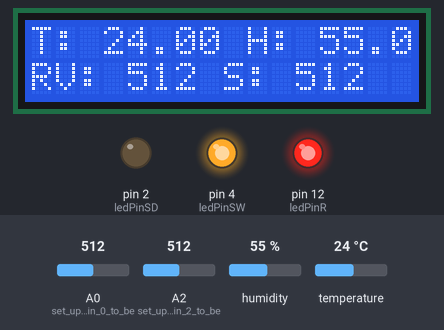
Recording of a sketch running on a simulated Arduino Uno, built with avr-gcc and run on an emulated ATmega328P. Parts: 16×2 character LCD, output pins drawn as LEDs (lit = HIGH). Wiring (inferred from the names in the program): DHT11 sensor: data pin 7. The inputs (shaded band) are chosen by the test bench; at power-on: A0 (set_up_analog_pin_0_to_be) = 512, A2 (set_up_analog_pin_2_to_be) = 512, humidity 55 %, temperature 24 °C. What the sketch prints to the serial monitor is not drawn.

Above: at 1.2 s.
1.3 s: A0 (set_up_analog_pin_0_to_be) set to 691
At 3.0 s:
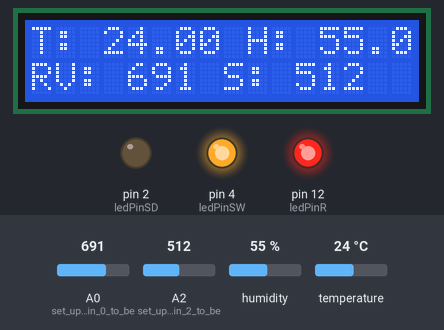
3.4 s: A0 (set_up_analog_pin_0_to_be) set to 709
At 4.8 s:
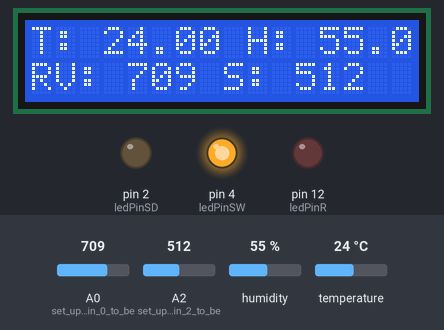
5.1 s: A2 (set_up_analog_pin_2_to_be) set to 783
At 6.1 s:
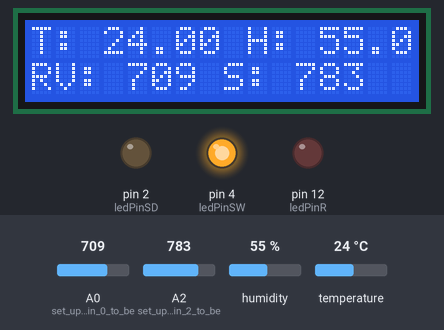
6.9 s: A2 (set_up_analog_pin_2_to_be) set to 808
At 8.3 s:
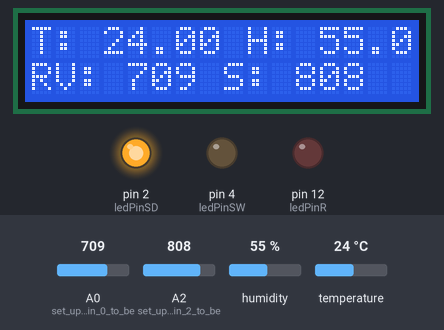
8.8 s: A2 (set_up_analog_pin_2_to_be) set to 490
At 10.5 s:
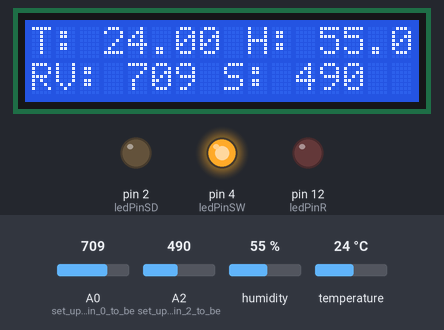
12.0 s: humidity set to 22 %
At 12.7 s:
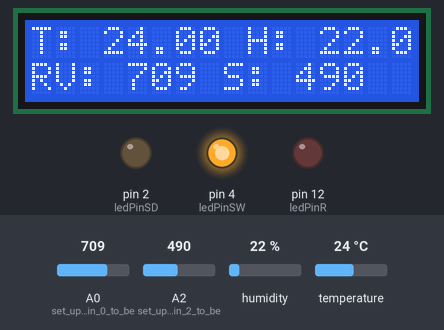
Timing chart, 0 to 14.5 s (numbered marks = the images above; inputs shaded):
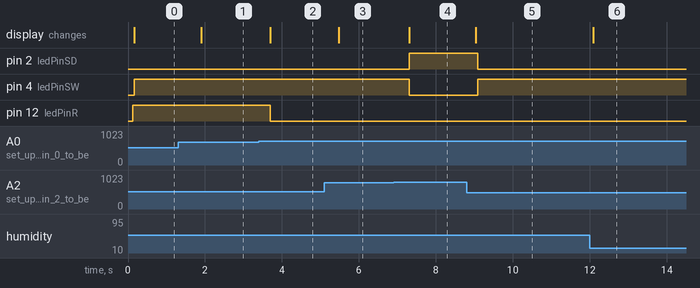

The sketch:

dht11.ino
```cpp
/*
This is code for LCD1602 Display with I2C module
 * watch the video for this code https://youtu.be/q9YC_GVHy5A

 * Permission granted to share this code given that this
 * note is kept with the code.
 * Disclaimer: this code is "AS IS" and for educational purpose only.
 * This library is based on work done by DFROBOT (www.dfrobot.com).
 */
/*
 *  This code has been modefied from the Arduino library
 *  Updated by Ahmad Nejrabi on Jan 20, 2018 at 11:09
 *  in Ajax, Ontario, Canada
 *  for Robojax.com
 *
 *  This is code for LCD1602 Display with I2C module
 *  which can display text on the screen.
*/

#include <dht.h>  // dht 11 library
#include <Wire.h>
#include <LiquidCrystal_I2C.h>  // lcd library

dht DHT;

#define ledPinR 12 // led pin number 12 for rain led output
#define ledPinSW 4 // led pin number 4 for soil sensor good output
#define ledPinSD 2 // for soil sensor dry output
#define DHT11_PIN 7

// Set the LCD address to 0x27 for a 16 chars and 2 line display
LiquidCrystal_I2C lcd(0x27, 16, 2);

int data = 0;

void setup() {
    pinMode(A0, INPUT); // set up analog pin 0 to be input for Rain sensor
    pinMode(A2, INPUT); // set up analog pin 2 to be input for Soil-moisture sensor

    pinMode(ledPinR, OUTPUT);
    digitalWrite(ledPinR, LOW);

    pinMode(ledPinSW, OUTPUT);
    digitalWrite(ledPinSW, LOW);

    pinMode(ledPinSD, OUTPUT);
    digitalWrite(ledPinSD, LOW);

    Serial.begin(9600);

    // Robojax code for LCD with I2C
    // initialize the LCD,
    lcd.begin();

    // Turn on the blacklightmessage.
    lcd.backlight();
    // Robojax code for LCD with I2C
}

void loop() {
    // all the technical data will be displayed on the lcd monitor. Detailed data will be displayed on bluetooth device
    // dht part (displaying them on the lcd. Later to be displayed on the bluetooth device as well)
    int chk = DHT.read11(DHT11_PIN);
    lcd.clear();
    lcd.print("T: ");
    lcd.print(DHT.temperature);
    lcd.print(" H: ");
    lcd.print(DHT.humidity);

    //rain sensor part
    // read the input on analog pin A0;
    int rainSensorValue = analogRead(A0);
    //print out the value I read;
    lcd.setCursor(0,1);
    lcd.print("RV: ");
    lcd.print(rainSensorValue);

    // soil moisture sensor part
    int soilSensorValue = analogRead(A2); // take a sample
    lcd.print(" S: ");
    lcd.print(soilSensorValue);

    // sending the data to bluetooth
    Serial.print("Temperature: ");
    Serial.println(DHT.temperature);
    Serial.print("Humidity: ");
    Serial.println(DHT.humidity);

    if(rainSensorValue<700) {
        Serial.println("It has rained! :)");
        digitalWrite(ledPinR, HIGH);
    }
    else {
        Serial.println("It's not raining :(");
        digitalWrite(ledPinR, LOW);
    }

    if(soilSensorValue >= 800) {
      Serial.println("Soil is DRY. Please water the plants.");
      digitalWrite(ledPinSD, HIGH);
      digitalWrite(ledPinSW, LOW);
    }
    else if(soilSensorValue >= 500) {
      Serial.println("Soil is WET. No need to water the plants now.");
      digitalWrite(ledPinSW, HIGH);
      digitalWrite(ledPinSD, LOW);
    }
    else {
      Serial.println("Soil is in HIGH MOISTURE. No need to water the plants now.");
      digitalWrite(ledPinSW, HIGH);
      digitalWrite(ledPinSD, LOW);
    }
    delay(500);
    Serial.println("--------------$$$$$$$$$$$$---------------");
}
```

dht.cpp
```cpp
//
//    FILE: dht.cpp
//  AUTHOR: Rob Tillaart
// VERSION: 0.1.14
// PURPOSE: DHT Temperature & Humidity Sensor library for Arduino
//     URL: http://arduino.cc/playground/Main/DHTLib
//
// HISTORY:
// 0.1.14 replace digital read with faster (~3x) code => more robust low MHz machines.
// 0.1.13 fix negative temperature
// 0.1.12 support DHT33 and DHT44 initial version
// 0.1.11 renamed DHTLIB_TIMEOUT
// 0.1.10 optimized faster WAKEUP + TIMEOUT
// 0.1.09 optimize size: timeout check + use of mask
// 0.1.08 added formula for timeout based upon clockspeed
// 0.1.07 added support for DHT21
// 0.1.06 minimize footprint (2012-12-27)
// 0.1.05 fixed negative temperature bug (thanks to Roseman)
// 0.1.04 improved readability of code using DHTLIB_OK in code
// 0.1.03 added error values for temp and humidity when read failed
// 0.1.02 added error codes
// 0.1.01 added support for Arduino 1.0, fixed typos (31/12/2011)
// 0.1.00 by Rob Tillaart (01/04/2011)
//
// inspired by DHT11 library
//
// Released to the public domain
//

#include "dht.h"

/////////////////////////////////////////////////////
//
// PUBLIC
//

// return values:
// DHTLIB_OK
// DHTLIB_ERROR_CHECKSUM
// DHTLIB_ERROR_TIMEOUT
int dht::read11(uint8_t pin)
{
    // READ VALUES
    int rv = _readSensor(pin, DHTLIB_DHT11_WAKEUP);
    if (rv != DHTLIB_OK)
    {
        humidity    = DHTLIB_INVALID_VALUE; // invalid value, or is NaN prefered?
        temperature = DHTLIB_INVALID_VALUE; // invalid value
        return rv;
    }

    // CONVERT AND STORE
    humidity    = bits[0];  // bits[1] == 0;
    temperature = bits[2];  // bits[3] == 0;

    // TEST CHECKSUM
    // bits[1] && bits[3] both 0
    uint8_t sum = bits[0] + bits[2];
    if (bits[4] != sum) return DHTLIB_ERROR_CHECKSUM;

    return DHTLIB_OK;
}


// return values:
// DHTLIB_OK
// DHTLIB_ERROR_CHECKSUM
// DHTLIB_ERROR_TIMEOUT
int dht::read(uint8_t pin)
{
    // READ VALUES
    int rv = _readSensor(pin, DHTLIB_DHT_WAKEUP);
    if (rv != DHTLIB_OK)
    {
        humidity    = DHTLIB_INVALID_VALUE;  // invalid value, or is NaN prefered?
        temperature = DHTLIB_INVALID_VALUE;  // invalid value
        return rv; // propagate error value
    }

    // CONVERT AND STORE
    humidity = word(bits[0], bits[1]) * 0.1;
    temperature = word(bits[2] & 0x7F, bits[3]) * 0.1;
    if (bits[2] & 0x80)  // negative temperature
    {
        temperature = -temperature;
    }

    // TEST CHECKSUM
    uint8_t sum = bits[0] + bits[1] + bits[2] + bits[3];
    if (bits[4] != sum)
    {
        return DHTLIB_ERROR_CHECKSUM;
    }
    return DHTLIB_OK;
}

/////////////////////////////////////////////////////
//
// PRIVATE
//

// return values:
// DHTLIB_OK
// DHTLIB_ERROR_TIMEOUT
int dht::_readSensor(uint8_t pin, uint8_t wakeupDelay)
{
    // INIT BUFFERVAR TO RECEIVE DATA
    uint8_t mask = 128;
    uint8_t idx = 0;

    // replace digitalRead() with Direct Port Reads.
    // reduces footprint ~100 bytes => portability issue?
    // direct port read is about 3x faster
	uint8_t bit = digitalPinToBitMask(pin);
	uint8_t port = digitalPinToPort(pin);
    volatile uint8_t *PIR = portInputRegister(port);

    // EMPTY BUFFER
    for (uint8_t i = 0; i < 5; i++) bits[i] = 0;

    // REQUEST SAMPLE
    pinMode(pin, OUTPUT);
    digitalWrite(pin, LOW); // T-be
    delay(wakeupDelay);
    digitalWrite(pin, HIGH);   // T-go
    delayMicroseconds(40);
    pinMode(pin, INPUT);

    // GET ACKNOWLEDGE or TIMEOUT
    uint16_t loopCntLOW = DHTLIB_TIMEOUT;
    while ((*PIR & bit) == LOW )  // T-rel
    {
        if (--loopCntLOW == 0) return DHTLIB_ERROR_TIMEOUT;
    }

    uint16_t loopCntHIGH = DHTLIB_TIMEOUT;
    while ((*PIR & bit) != LOW )  // T-reh
    {
        if (--loopCntHIGH == 0) return DHTLIB_ERROR_TIMEOUT;
    }

    // READ THE OUTPUT - 40 BITS => 5 BYTES
    for (uint8_t i = 40; i != 0; i--)
    {
        loopCntLOW = DHTLIB_TIMEOUT;
        while ((*PIR & bit) == LOW )
        {
            if (--loopCntLOW == 0) return DHTLIB_ERROR_TIMEOUT;
        }

        uint32_t t = micros();

        loopCntHIGH = DHTLIB_TIMEOUT;
        while ((*PIR & bit) != LOW )
        {
            if (--loopCntHIGH == 0) return DHTLIB_ERROR_TIMEOUT;
        }

        if ((micros() - t) > 40)
        {
            bits[idx] |= mask;
        }
        mask >>= 1;
        if (mask == 0)   // next byte?
        {
            mask = 128;
            idx++;
        }
    }
    pinMode(pin, OUTPUT);
    digitalWrite(pin, HIGH);

    return DHTLIB_OK;
}
//
// END OF FILE
//
```

dht.h
```cpp
//
//    FILE: dht.h
//  AUTHOR: Rob Tillaart
// VERSION: 0.1.14
// PURPOSE: DHT Temperature & Humidity Sensor library for Arduino
//     URL: http://arduino.cc/playground/Main/DHTLib
//
// HISTORY:
// see dht.cpp file
//

#ifndef dht_h
#define dht_h

#if ARDUINO < 100
#include <WProgram.h>
#else
#include <Arduino.h>
#endif

#define DHT_LIB_VERSION "0.1.14"

#define DHTLIB_OK                0
#define DHTLIB_ERROR_CHECKSUM   -1
#define DHTLIB_ERROR_TIMEOUT    -2
#define DHTLIB_INVALID_VALUE    -999

#define DHTLIB_DHT11_WAKEUP     18
#define DHTLIB_DHT_WAKEUP       1

// max timeout is 100 usec.
// For a 16 Mhz proc 100 usec is 1600 clock cycles
// loops using DHTLIB_TIMEOUT use at least 4 clock cycli
// so 100 us takes max 400 loops
// so by dividing F_CPU by 40000 we "fail" as fast as possible
#define DHTLIB_TIMEOUT (F_CPU/40000)

class dht
{
public:
    // return values:
    // DHTLIB_OK
    // DHTLIB_ERROR_CHECKSUM
    // DHTLIB_ERROR_TIMEOUT
    int read11(uint8_t pin);
    int read(uint8_t pin);

    inline int read21(uint8_t pin) { return read(pin); };
    inline int read22(uint8_t pin) { return read(pin); };
    inline int read33(uint8_t pin) { return read(pin); };
    inline int read44(uint8_t pin) { return read(pin); };

    double humidity;
    double temperature;

private:
    uint8_t bits[5];  // buffer to receive data
    int _readSensor(uint8_t pin, uint8_t wakeupDelay);
};
#endif
//
// END OF FILE
//
```

Measured:
- the behaviour switches between 699 and 700 on A0 (set_up_analog_pin_0_to_be) (found by bisection; images 1 and 2)
- the behaviour switches between 799 and 800 on A2 (set_up_analog_pin_2_to_be) (found by bisection; images 3 and 4)
- after the input at 1.3 s, the display: changes after 0.60 s (image 1)
- after the input at 3.4 s, pin 12 (ledPinR): HIGH → LOW after 0.29 s; the display: changes after 0.29 s (image 2)
- after the input at 5.1 s, the display: changes after 0.38 s (image 3)
- after the input at 6.9 s, pin 2 (ledPinSD): LOW → HIGH after 0.41 s; pin 4 (ledPinSW): HIGH → LOW after 0.41 s; the display: changes after 0.41 s (image 4)
- after the input at 8.8 s, pin 2 (ledPinSD): HIGH → LOW after 0.29 s; pin 4 (ledPinSW): LOW → HIGH after 0.29 s; the display: changes after 0.24 s (image 5)
- after the input at 12.0 s, the display: changes after 0.09 s (image 6)
